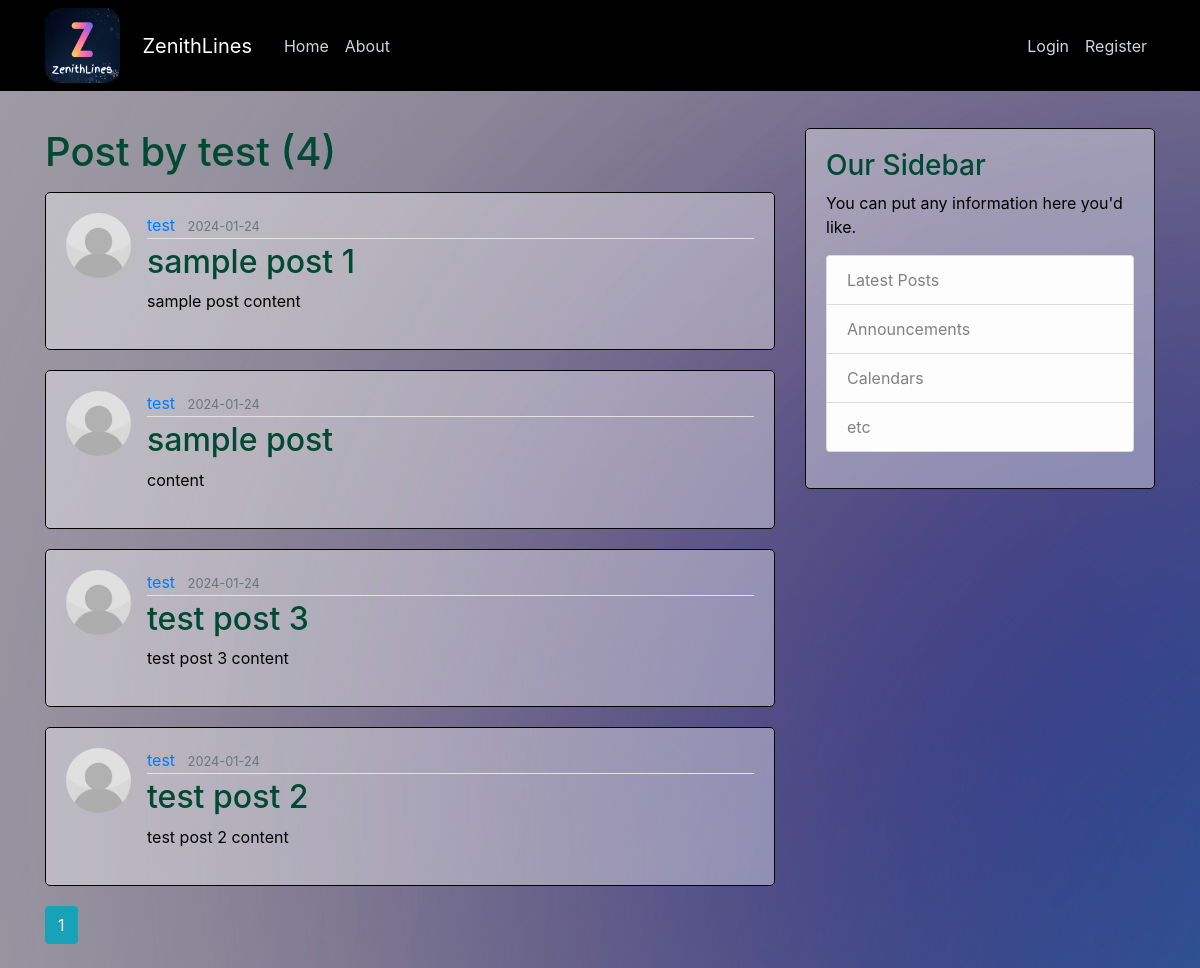
The app's page /user/test with its own data.
### ZenithLines/models.py (models this page shows, shortened)
class User(db.Model,UserMixin):
    id = db.Column(db.Integer, primary_key=True)
    username = db.Column(db.String(20), unique=True, nullable=False)
    email = db.Column(db.String(120), unique=True, nullable=False)
    image_file = db.Column(db.String(20), nullable=False, default='default.jpg')
    password = db.Column(db.String(60), nullable=False)
    posts = db.relationship('Post', backref='author', lazy='select')

class Post(db.Model):
    id = db.Column(db.Integer, primary_key=True)
    title = db.Column(db.String(100), nullable=False)
    date_posted = db.Column(db.DateTime, nullable=False, default=datetime.utcnow)
    content = db.Column(db.Text, nullable=False)
    user_id = db.Column(db.Integer, db.ForeignKey('user.id'), nullable=False)

### ZenithLines/users/routes.py (the view)
@users.route("/user/<string:username>")
def user_posts(username):
    page = request.args.get('page', 1, type=int)
    user = User.query.filter_by(username=username).first_or_404()
    posts = Post.query.filter_by(author=user)\
        .order_by(Post.date_posted.desc())\
        .paginate(page=page, per_page=5)
    return render_template('user_posts.html', posts=posts, user=user)

### ZenithLines/templates/user_posts.html
{% extends "layout.html" %}
{% block content %}
    <h1 class="mb-3">Post by {{ user.username }} ({{ posts.total }})</h1>
    {% for post in posts.items %}
        <article class="media content-section">
          <img class="rounded-circle article-img" src="{{ url_for('static',filename=post.author.image_file) }}">
          <div class="media-body">
            <div class="article-metadata">
              <a class="mr-2" href="{{ url_for('users.user_posts', username=post.author.username) }}">{{ post.author.username }}</a>
              <small class="text-muted">{{ post.date_posted.strftime('%Y-%m-%d') }}</small>
            </div>
            <h2><a class="article-title" href="{{ url_for('posts.post',post_id=post.id) }}">{{ post.title }}</a></h2>
            <p class="article-content">{{ post.content }}</p>
          </div>
        </article>
    {% endfor %}
    {% for page_num in posts.iter_pages(left_edge=1, right_edge=1, left_current=1 , right_current=2 ) %}
        {% if page_num %}
          {% if posts.page ==page_num %}
            <a class="btn btn-info mb-4" href="{{ url_for('users.user_posts',username=user.username,page=page_num) }}">{{ page_num }}</a>
          {% else %}
            <a class="btn btn-outline-info mb-4" href="{{ url_for('users.user_posts',username=user.username,page=page_num) }}">{{ page_num }}</a>
          {% endif %}
        {% else %}
          ...
        {% endif %}
    {% endfor %}
{% endblock content %}

### ZenithLines/static/style.css (style rules this page uses)
body { background-image: url('backgroundimg.png'); color: #333333; margin-top: 5rem; }
h1, h2, h3, h4, h5, h6 { color: #024934; }
.content-section { background: #FDFCFC61; padding: 20px 20px; border: 1px solid black; border-radius: 5px; margin-bottom: 20px; }
.article-title { color: #024934; }
.article-content { color: black; white-space: pre-line; }
.article-img { height: 65px; width: 65px; margin-right: 16px; }
.article-metadata { padding-bottom: 1px; margin-bottom: 4px; border-bottom: 1px solid #e3e3e3 }
img { border-radius: 15px; }

### records on screen
User: username "test"
Post: image_file (placeholder picture), author.username "test", date_posted "2024-01-24", title "sample post 1", content "sample post content"
Post: image_file (placeholder picture), author.username "test", date_posted "2024-01-24", title "sample post", content "content"
Post: image_file (placeholder picture), author.username "test", date_posted "2024-01-24", title "test post 3", content "test post 3 content"
Post: image_file (placeholder picture), author.username "test", date_posted "2024-01-24", title "test post 2", content "test post 2 content"

### other values on screen
{{ posts.total }} "4"
{{ page_num }} "1"
